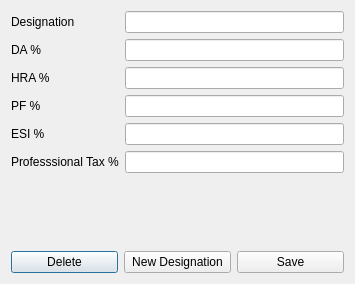
<?xml version="1.0" encoding="UTF-8"?>
<ui version="4.0">
 <class>salary_settings</class>
 <widget class="QDialog" name="salary_settings">
  <property name="geometry">
   <rect>
    <x>0</x>
    <y>0</y>
    <width>355</width>
    <height>284</height>
   </rect>
  </property>
  <property name="windowTitle">
   <string>Salary Settings</string>
  </property>
  <layout class="QVBoxLayout" name="verticalLayout">
   <item>
    <layout class="QFormLayout" name="formLayout">
     <item row="0" column="0">
      <widget class="QLabel" name="label">
       <property name="text">
        <string>Designation</string>
       </property>
      </widget>
     </item>
     <item row="0" column="1">
      <widget class="QLineEdit" name="salarysettings_designation_linedit"/>
     </item>
     <item row="1" column="0">
      <widget class="QLabel" name="label_2">
       <property name="text">
        <string>DA %</string>
       </property>
      </widget>
     </item>
     <item row="1" column="1">
      <widget class="QLineEdit" name="salarysettings_da_linedit"/>
     </item>
     <item row="2" column="0">
      <widget class="QLabel" name="label_3">
       <property name="text">
        <string>HRA %</string>
       </property>
      </widget>
     </item>
     <item row="2" column="1">
      <widget class="QLineEdit" name="salarysettings_hra_linedit"/>
     </item>
     <item row="3" column="0">
      <widget class="QLabel" name="label_4">
       <property name="text">
        <string>PF %</string>
       </property>
      </widget>
     </item>
     <item row="3" column="1">
      <widget class="QLineEdit" name="salarysettings_pf_linedit"/>
     </item>
     <item row="4" column="0">
      <widget class="QLabel" name="label_5">
       <property name="text">
        <string>ESI %</string>
       </property>
      </widget>
     </item>
     <item row="4" column="1">
      <widget class="QLineEdit" name="salarysettings_esi_linedit"/>
     </item>
     <item row="5" column="0">
      <widget class="QLabel" name="label_6">
       <property name="text">
        <string>Professsional Tax %</string>
       </property>
      </widget>
     </item>
     <item row="5" column="1">
      <widget class="QLineEdit" name="salarysettings_proftax_linedit"/>
     </item>
    </layout>
   </item>
   <item>
    <layout class="QHBoxLayout" name="horizontalLayout">
     <item>
      <widget class="QPushButton" name="salarysettings_delete_button">
       <property name="text">
        <string>Delete</string>
       </property>
      </widget>
     </item>
     <item>
      <widget class="QPushButton" name="salarysettings_newdesignation_button">
       <property name="text">
        <string>New Designation</string>
       </property>
      </widget>
     </item>
     <item>
      <widget class="QPushButton" name="salarysettings_save_button">
       <property name="text">
        <string>Save</string>
       </property>
      </widget>
     </item>
    </layout>
   </item>
  </layout>
 </widget>
 <tabstops>
  <tabstop>salarysettings_designation_linedit</tabstop>
  <tabstop>salarysettings_da_linedit</tabstop>
  <tabstop>salarysettings_hra_linedit</tabstop>
  <tabstop>salarysettings_pf_linedit</tabstop>
  <tabstop>salarysettings_esi_linedit</tabstop>
  <tabstop>salarysettings_proftax_linedit</tabstop>
  <tabstop>salarysettings_save_button</tabstop>
  <tabstop>salarysettings_newdesignation_button</tabstop>
  <tabstop>salarysettings_delete_button</tabstop>
 </tabstops>
 <resources/>
 <connections/>
</ui>
